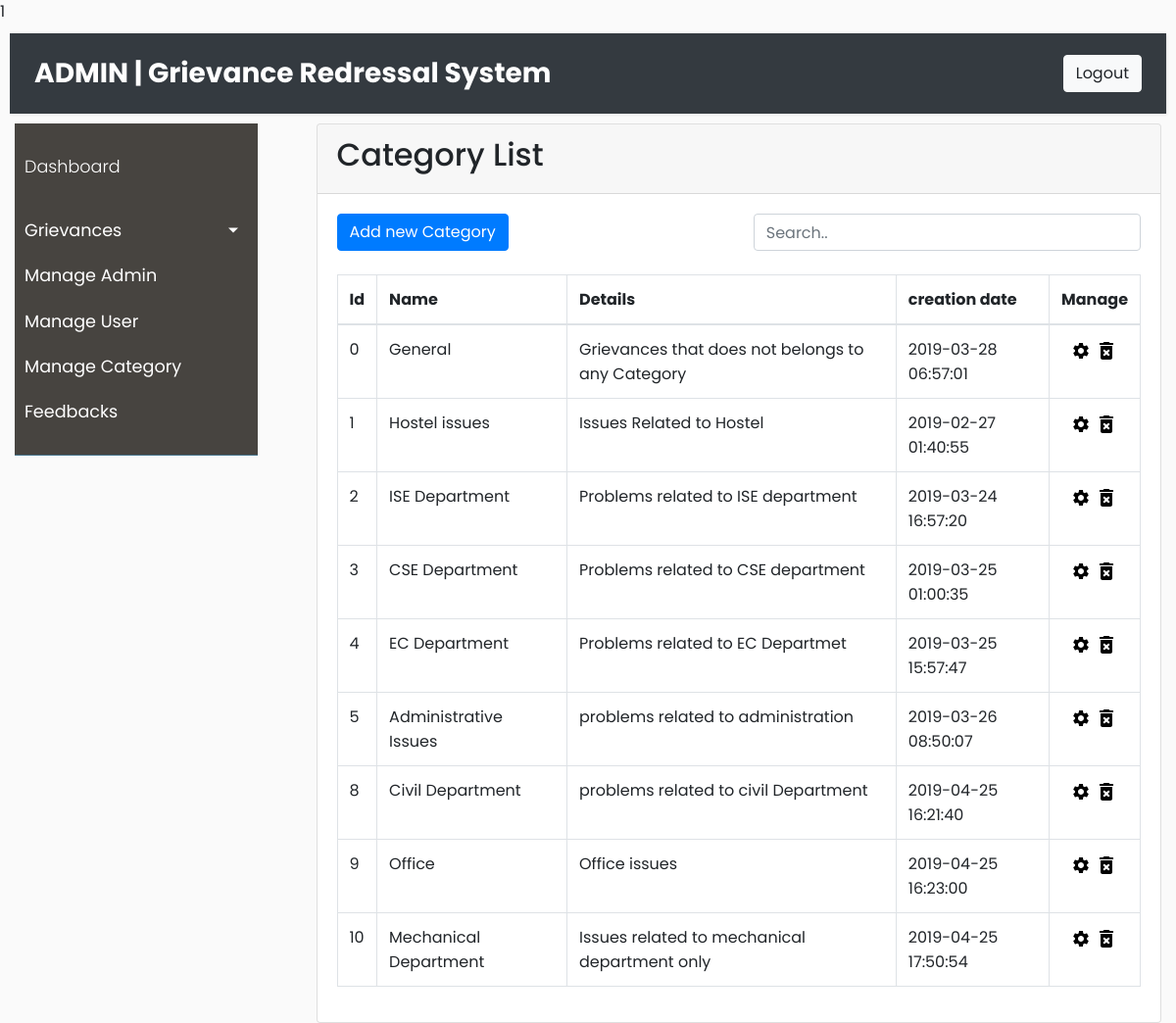
Screenshot of /grs/mainAdmin/categoryList.php (signed in) with the database file from the repository.
### tables this page shows
CREATE TABLE `CATEGORY` (
  `categoryId` int(10) NOT NULL,
  `name` varchar(255) NOT NULL,
  `details` longtext NOT NULL,
  `creationDate` timestamp NOT NULL DEFAULT CURRENT_TIMESTAMP
);

### grs/models/category.php (called while the page is built, shortened)
<?php
  class Category
  {
    private $conn;
    public function __construct($db)
    {
      $this->conn = $db;
    }
     public function readAllCategory()
     {
       $query = "SELECT * FROM CATEGORY";
       $stmt = $this->conn->prepare($query);
       $stmt->execute();
       return $stmt;
      }
  }
?>

### grs/mainAdmin/categoryList.php (the view, shortened to what this page needs)
<?php
 include_once '../models/category.php';
 $database = new Database();
 $db = $database->connect();
 $cat = new Category($db);
  $result=$cat->readAllCategory();
?>
<!doctype html>
<html lang="en">
  <head>
    <link rel="stylesheet" href="https://stackpath.bootstrapcdn.com/bootstrap/4.3.1/css/bootstrap.min.css">
    <link rel="stylesheet" href="include/side.css">
  </head>
  <body>
    <div>
      <nav class="navbar navbar-expand-sm bg-dark navbar-dark " style="margin:10px;" inc="include/header.html"></nav>
    </div>
    <div class="row">
       <div class="col-sm-3">
          <div class="container-fluid" inc="include/sidebar.html"></div>
       </div>
    <div class="col-sm-9">
      <div class="container">
        <div class="card">
          <div class="card-header">
           <h2>Category List </h2>
         </div>
         <div class="card-body">
           <div class="row">
             <div class="col-md-6"><a href="addCategory.php">
             <button type="button" class="btn btn-primary">Add new Category</button>
              </a></div>
             <div class="col-md-6"> <input class="form-control" id="myInput" type="text" placeholder="Search.."></div>
           </div>
            <br>
           <table  class="table table-bordered">
               <thead>
                 <tr>
                 <th>Id</th>
                 <th>Name</th>
                 <th>Details</th>
                 <th>creation date</th>
                 <th>Manage</th>
                 </tr>
               </thead>
                 <tbody id="table">
                   <?php $num = $result->rowCount();
                   if($num > 0)
                   {
                     while($row = $result->fetch(PDO::FETCH_ASSOC))
                     {
                     ?>
                     <tr>
                       <td><?php echo $row[categoryId]; ?></td>
                       <td><?php echo $row[name]; ?></td>
                       <td><?php echo $row[details]; ?></td>
                       <td><?php echo $row[creationDate]; ?></td>
                       <td align="center">
                         <a href="modifyCategory.php?id=<?php echo $row[categoryId]; ?>">
                            <img src="include/settings.svg" alt="s">
                          </a>
                          <a  onclick="return confirm('delete?')" href="categoryList.php?id=<?php echo $row[categoryId]; ?>">
                              <img src="include/delete.svg" alt="d">
                           </a>
                       </td>
                     </tr>
                   <?php }} ?>
                 </tbody>
             </table>
         </div>
       </div>
     </div>
    </div>
  </div>
  </body>
</html>

### grs/mainAdmin/include/side.css (style rules this page uses)
body { font-family: 'Poppins', sans-serif; background: #fafafa; }
a, a:hover, a:focus { color: inherit; text-decoration: none; transition: all 0.3s; }
.navbar { padding: 15px 10px; background: #fff; border: none; border-radius: 0; margin-bottom: 40px; box-shadow: 1px 1px 3px rgba(0, 0, 0, 0.1); }

### rows the page displays
category: categoryId "0", name "General", details "Grievances that does not belongs to any Category", creationDate "2019-03-28 06:57:01"
category: categoryId "1", name "Hostel issues", details "Issues Related to Hostel", creationDate "2019-02-27 01:40:55"
category: categoryId "2", name "ISE Department", details "Problems related to ISE department", creationDate "2019-03-24 16:57:20"
category: categoryId "3", name "CSE Department", details "Problems related to CSE department", creationDate "2019-03-25 01:00:35"
category: categoryId "4", name "EC Department", details "Problems related to EC Departmet", creationDate "2019-03-25 15:57:47"
category: categoryId "5", name "Administrative Issues", details "problems related to administration", creationDate "2019-03-26 08:50:07"
category: categoryId "8", name "Civil Department", details "problems related to civil Department", creationDate "2019-04-25 16:21:40"
category: categoryId "9", name "Office", details "Office issues", creationDate "2019-04-25 16:23:00"
category: categoryId "10", name "Mechanical Department", details "Issues related to mechanical department only", creationDate "2019-04-25 17:50:54"
